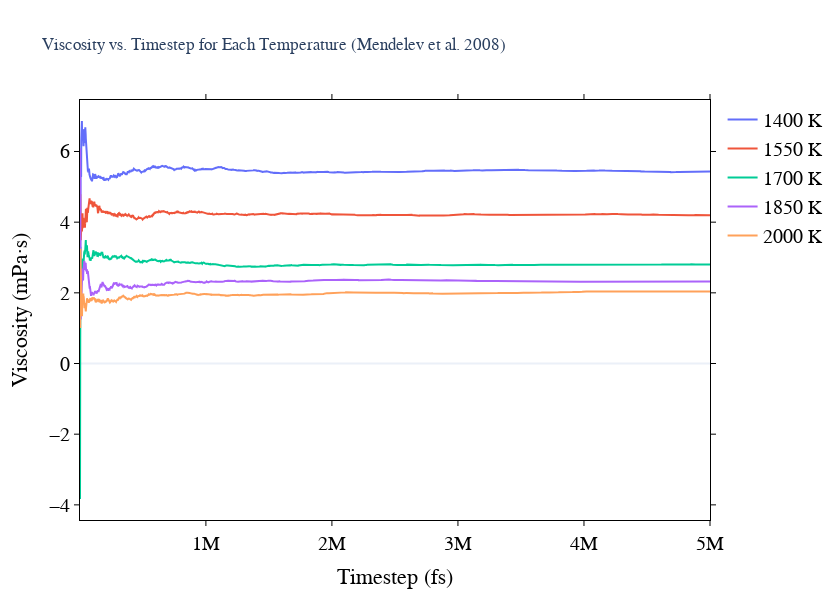

The notebook cell saved with this chart:
### Code cell
import numpy as np
import plotly.graph_objects as go

viscosity = []
temperatures = [1400, 1550, 1700, 1850, 2000]
xyrate_1_per_s = 1e10

potential = "Cu1.eam.fs"
#potential = "CuAgAuNiPdPtAlPbFeMoTaWMgCoTiZr_Zhou04.eam.alloy"
xyrate_str = "{:.0e}".format(xyrate_1_per_s).replace("+0", "").replace("+", "")
potential_str = potential.replace('.', '_') 

fig = go.Figure()

for temperature in temperatures:
    path = f"/ocean/projects/dmr190011p/nhew/lammps-workflows/workflows/viscosity/Cu/{potential_str}/x=1/{temperature}K/{xyrate_str}/"
    log_file = path + f'visc_run_avg_T{temperature}.txt'
    # Load data, skipping the first 2 header lines
    data = np.loadtxt(log_file, skiprows=2)
    timesteps = data[:, 0]
    viscosity = data[:, 1]
    fig.add_trace(go.Scatter(
        x=timesteps,
        y=viscosity,
        mode='lines',
        name=f'{temperature} K'
    ))

fig.update_layout(
    title='Viscosity vs. Timestep for Each Temperature (Mendelev et al. 2008)',
    xaxis_title='Timestep (fs)',
    yaxis_title='Viscosity (mPa·s)',
    template='plotly_white',
    showlegend=True
)
plot_format(fig, xtitle='Timestep (fs)', ytitle='Viscosity (mPa·s)')
fig.show()

### Figure 1 — Plotly figure (JSON) as saved in the notebook; plotly's stock layout.template omitted (floating-point values rounded to 4 significant figures; data arrays with more than 128 entries replaced by an {"elided": "..."} marker saying what was removed)
{"data": [{"mode": "lines", "name": "1400 K", "type": "scatter", "x": {"elided": "5000 int values"}, "y": {"elided": "5000 float values"}}, {"mode": "lines", "name": "1550 K", "type": "scatter", "x": {"elided": "5000 int values"}, "y": {"elided": "5000 float values"}}, {"mode": "lines", "name": "1700 K", "type": "scatter", "x": {"elided": "5000 int values"}, "y": {"elided": "5000 float values"}}, {"mode": "lines", "name": "1850 K", "type": "scatter", "x": {"elided": "5000 int values"}, "y": {"elided": "5000 float values"}}, {"mode": "lines", "name": "2000 K", "type": "scatter", "x": {"elided": "5000 int values"}, "y": {"elided": "5000 float values"}}], "layout": {"font": {"family": "Devaju Sans"}, "height": 600, "legend": {"font": {"color": "black", "size": 20}}, "plot_bgcolor": "white", "showlegend": true, "title": {"text": "Viscosity vs. Timestep for Each Temperature (Mendelev et al. 2008)"}, "width": 840, "xaxis": {"linecolor": "black", "linewidth": 1, "mirror": "allticks", "showgrid": false, "showline": true, "tickcolor": "black", "tickfont": {"color": "rgb(0,0,0)", "size": 20}, "ticks": "outside", "tickwidth": 1, "title": {"font": {"color": "rgb(0,0,0)", "size": 22}, "text": "Timestep (fs)"}}, "yaxis": {"linecolor": "black", "linewidth": 1, "mirror": "allticks", "showgrid": false, "showline": true, "tickcolor": "black", "tickfont": {"color": "rgb(0,0,0)", "size": 20}, "ticks": "outside", "tickwidth": 1, "title": {"font": {"color": "rgb(0,0,0)", "size": 22}, "text": "Viscosity (mPa·s)"}}}}
